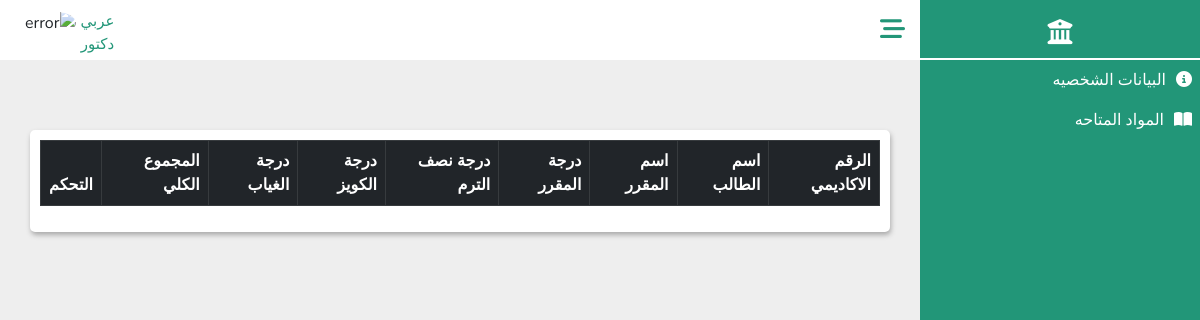
The app's page /Doctors/subject_setting.php?subject_name=Computer Introduction (signed in), older data.
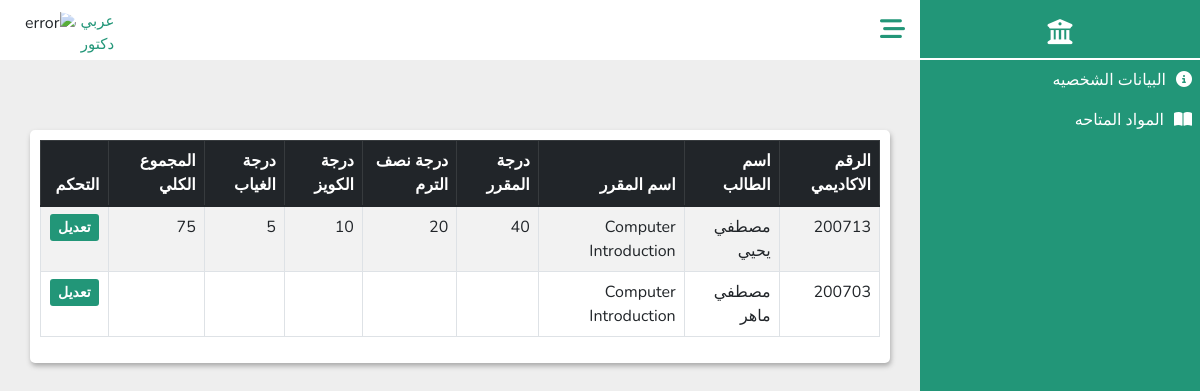
The same page, newer data.
### tables this page shows
CREATE TABLE `subject_marks` (
  `ID` int(11) NOT NULL,
  `Student_ID` int(11) NOT NULL,
  `Subject_Name` varchar(100) NOT NULL,
  `Subject_Marks` double DEFAULT NULL,
  `Subject_Midterm` double DEFAULT NULL,
  `Subject_Quiz` double DEFAULT NULL,
  `Subject_Attendance` double DEFAULT NULL,
  `Total_Marks` double DEFAULT NULL
);

CREATE TABLE `student` (
  `St_ID` int(30) NOT NULL,
  `Password` varchar(100) NOT NULL,
  `Image` varchar(100) NOT NULL DEFAULT 'profile.jpg',
  `Full_Name` varchar(100) DEFAULT NULL,
  `Gender` varchar(100) DEFAULT NULL,
  `Nationality` varchar(100) DEFAULT 'مصري',
  `Religion` varchar(100) DEFAULT NULL,
  `Address` varchar(100) DEFAULT NULL,
  `Date_Birth` date DEFAULT NULL,
  `National_ID` varchar(30) DEFAULT NULL,
  `Phone_Number` varchar(30) DEFAULT NULL,
  `Academic_Email` varchar(100) DEFAULT NULL,
  `School` varchar(100) DEFAULT NULL,
  `Qualification` varchar(100) DEFAULT 'ثانوي عام',
  `Total_Degree` double DEFAULT NULL,
  `Average` float DEFAULT NULL,
  `Date_Coordination` date DEFAULT NULL,
  `Number_Coordination` varchar(100) DEFAULT NULL,
  `Faculty` varchar(100) DEFAULT 'الحاسبات والمعلومات',
  `University` varchar(100) DEFAULT 'المنوفيه',
  `Department` varchar(100) DEFAULT 'عام',
  `Joining_Date` date DEFAULT NULL,
  `Job` varchar(100) NOT NULL DEFAULT 'طالب'
);

### Doctors/subject_setting.php (the view, shortened to what this page needs)
<?php
include_once("../DataBase/database.php");
$subject_name=$_GET['subject_name'];
$subject_marks=$con->query("SELECT t1.Full_Name,
t2.Student_ID,
t2.Subject_Name,
t2.Subject_Marks,
t2.Subject_Midterm,
t2.Subject_Quiz,
t2.Subject_Attendance,
t2.Total_Marks
FROM
`student` t1
 INNER JOIN
 `subject_marks` t2
 on t1.St_ID=t2.Student_ID
 WHERE t2.Subject_Name='$subject_name'
");
$subject_marks=$subject_marks->fetchAll(PDO::FETCH_ASSOC);
?>
<!DOCTYPE html>
<html lang="ar">
<head>
  <link rel="stylesheet" href="../CssComponent/bootstrap.min.css">
    <link rel="stylesheet" href="../CssComponent/datatables.min.css">
  <link rel="stylesheet" href="../CssComponent/all.min.css">
  <link rel="stylesheet" href="../CssComponent/subject.css">
  <link rel="stylesheet" href="../CssComponent/AddData.css">
  <link rel="stylesheet" href="../CssComponent/Table.css">
    <link rel="stylesheet" href="../CssCOmponent/Dashboard.css">
</head>
<body>
  <?php include_once("../Components/Dashboard.php") ?>
  <section class="section">
    <?php include_once("../Components/NavBar.php"); ?>
    <ul class="department-navbar">
            <li>
            </li>
        </ul>
    <div class="container">
    <div class="row">
            <div class="col-12">
                <div class="data_table">
                    <table id="example" class="table table-striped table-bordered">
                        <thead class="table-dark">
                            <tr>
                                <th>الرقم الاكاديمي</th>
                                <th>اسم الطالب</th>
                                <th>اسم المقرر</th>
                                <th>درجة المقرر</th>
                                <th>درجة نصف الترم</th>
                                <th>درجة الكويز</th>
                                <th>درجة الغياب</th>
                                <th> المجموع الكلي</th>
                                <th> التحكم</th>
                            </tr>
                        </thead>
                        <tbody class="table-content">
                          <?php foreach($subject_marks as $data) {?>
                            <tr>
                             <td><?php  echo $data['Student_ID'] ?></td>
                             <td><?php  echo $data['Full_Name'] ?></td>
                             <td><?php  echo $data['Subject_Name'] ?></td>
                             <td><?php  echo $data['Subject_Marks'] ?></td>
                             <td><?php  echo $data['Subject_Midterm'] ?></td>
                             <td><?php  echo $data['Subject_Quiz'] ?></td>
                             <td><?php  echo $data['Subject_Attendance'] ?></td>
                             <td><?php  echo $data['Total_Marks'] ?></td>
                                <td>
                                    <button><a href="#" class="update">تعديل</a></button>
                                </td>
                            </tr>
                         <?php } ?>
                        </tbody>
                    </table>
                </div>
            </div>
      </div>
    </div>
  </section>
</body>
</html>

Row changes from the older to the newer data that the page shows:
added subject_marks: Student_ID "200713", Student_ID.Full_Name "مصطفي يحيي", Subject_Name "Computer Introduction", Subject_Marks "40", Subject_Midterm "20", Subject_Quiz "10", Subject_Attendance "5", Total_Marks "75"
added subject_marks: Student_ID "200703", Student_ID.Full_Name "مصطفي ماهر", Subject_Name "Computer Introduction"
